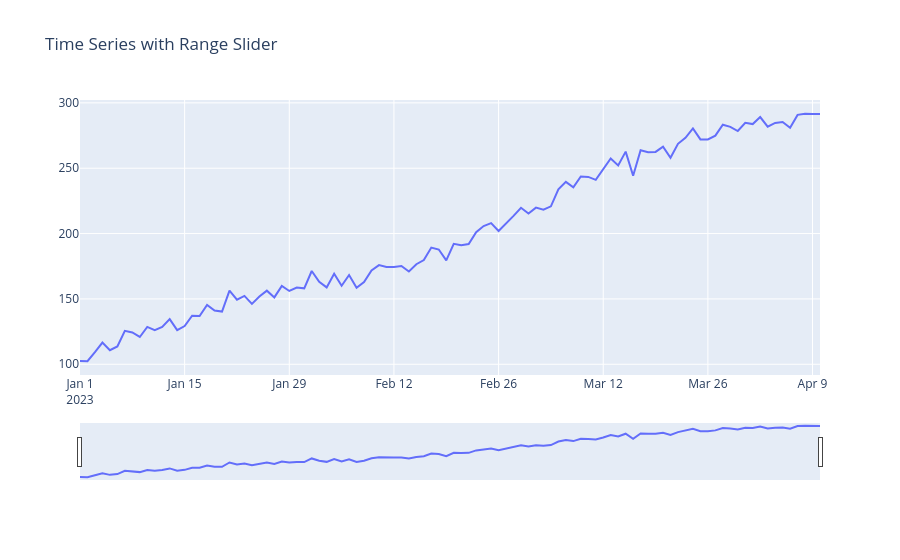

Notebook source saved alongside this figure:
### Code cell
# Time series with range slider for interactive zooming
fig = go.Figure()
fig.add_trace(go.Scatter(x=df.index, y=df["Value"], mode="lines", name="Value"))
fig.update_layout(
    title="Time Series with Range Slider",
    xaxis=dict(
        rangeslider=dict(visible=True),
        type="date"
    )
)
fig.show()
